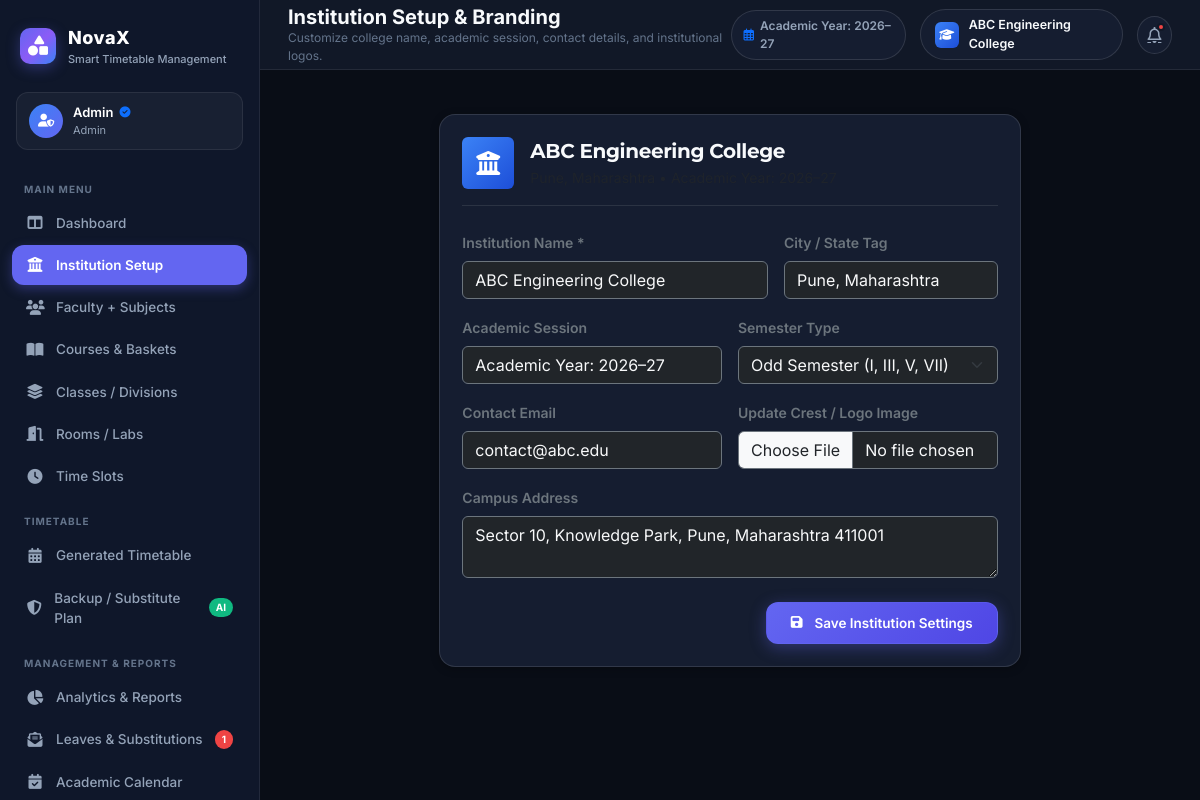
The app's page /admin/settings (signed in) with its own data.
### models.py (models this page shows, shortened)
class BaseModel(db.Model):
    __abstract__ = True

class User(UserMixin, BaseModel):
    __tablename__ = 'users'
    id = db.Column(db.Integer, primary_key=True)
    username = db.Column(db.String(80), unique=True, nullable=False)
    email = db.Column(db.String(120), unique=True, nullable=False)
    password_hash = db.Column(db.String(255), nullable=False)
    role = db.Column(db.String(20), nullable=False, default='student')  # 'admin', 'teacher', 'student'
    avatar_url = db.Column(db.String(255), nullable=True)
    created_at = db.Column(db.DateTime, default=datetime.utcnow)
    faculty_profile = db.relationship('Faculty', backref='user', uselist=False, cascade='all, delete-orphan')
    calendar_notes = db.relationship('AcademicCalendarNote', backref='author', lazy='dynamic')

class InstitutionSettings(BaseModel):
    __tablename__ = 'institution_settings'
    id = db.Column(db.Integer, primary_key=True)
    name = db.Column(db.String(150), default='ABC Engineering College')
    subtitle = db.Column(db.String(150), default='Pune, Maharashtra')
    logo_path = db.Column(db.String(255), default='logo.png')
    address = db.Column(db.String(255), default='Sector 10, Knowledge Park, Pune, Maharashtra 411001')
    contact_email = db.Column(db.String(120), default='contact@abc.edu')
    academic_year = db.Column(db.String(40), default='Academic Year: 2026–27')
    semester_type = db.Column(db.String(40), default='Odd Semester')
    quality_score = db.Column(db.Integer, default=92)
    constraints_satisfaction = db.Column(db.Integer, default=96)
    last_generated_at = db.Column(db.DateTime, default=datetime.utcnow)
    updated_at = db.Column(db.DateTime, default=datetime.utcnow, onupdate=datetime.utcnow)
    @classmethod
    def get_settings(cls):
        settings = cls.query.first()
        return settings

### routes/admin.py (the view, shortened to what this page needs)
@admin_bp.route('/settings', methods=['GET', 'POST'])
def settings():
    settings_obj = InstitutionSettings.get_settings()
    return render_template('admin/settings.html', settings=settings_obj)

### routes/admin.py (called while the page is built)
@admin_bp.before_request
@login_required
@role_required('admin')
def admin_before_request():
    pass

### routes/auth.py (called while the page is built, shortened)
def role_required(*roles):
    def decorator(f):
        @wraps(f)
        def decorated_function(*args, **kwargs):
            if not current_user.is_authenticated:
                return redirect(url_for('auth.login', next=request.url))
            return f(*args, **kwargs)
        return decorated_function
    return decorator

### templates/admin/settings.html (shortened to what this page needs)
{% extends "base.html" %}
{% block page_title %}Institution Setup & Branding{% endblock %}
{% block page_subtitle %}Customize college name, academic session, contact details, and institutional logos.{% endblock %}
{% block content %}
<div class="fade-in">
    <div class="row justify-content-center">
        <div class="col-lg-8">
            <div class="section-box">
                <form method="POST" action="{{ url_for('admin.settings') }}" enctype="multipart/form-data">
                    <div class="d-flex align-items-center gap-3 mb-4 pb-3 border-bottom border-secondary border-opacity-25">
                        <div class="college-crest-icon" style="width: 52px; height: 52px; font-size: 24px;">
                            <i class="fa-solid fa-building-columns"></i>
                        </div>
                        <div>
                            <h5 class="fw-bold text-main mb-1">{{ settings.name }}</h5>
                            <p class="text-muted small mb-0">{{ settings.subtitle }} • {{ settings.academic_year }}</p>
                        </div>
                    </div>
                    <div class="row g-3 mb-3">
                        <div class="col-md-7">
                            <label class="form-label small fw-semibold text-secondary">Institution Name *</label>
                            <input type="text" name="name" class="form-control bg-dark border-secondary text-light" value="{{ settings.name }}" required>
                        </div>
                        <div class="col-md-5">
                            <label class="form-label small fw-semibold text-secondary">City / State Tag</label>
                            <input type="text" name="subtitle" class="form-control bg-dark border-secondary text-light" value="{{ settings.subtitle }}">
                        </div>
                    </div>
                    <div class="row g-3 mb-3">
                        <div class="col-md-6">
                            <label class="form-label small fw-semibold text-secondary">Academic Session</label>
                            <input type="text" name="academic_year" class="form-control bg-dark border-secondary text-light" value="{{ settings.academic_year }}">
                        </div>
                        <div class="col-md-6">
                            <label class="form-label small fw-semibold text-secondary">Semester Type</label>
                            <select name="semester_type" class="form-select bg-dark border-secondary text-light">
                                <option value="Odd Semester" {% if settings.semester_type == 'Odd Semester' %}selected{% endif %}>Odd Semester (I, III, V, VII)</option>
                            </select>
                        </div>
                    </div>
                    <div class="row g-3 mb-3">
                        <div class="col-md-6">
                            <label class="form-label small fw-semibold text-secondary">Contact Email</label>
                            <input type="email" name="contact_email" class="form-control bg-dark border-secondary text-light" value="{{ settings.contact_email }}">
                        </div>
                        <div class="col-md-6">
                            <label class="form-label small fw-semibold text-secondary">Update Crest / Logo Image</label>
                            <input type="file" name="logo" class="form-control bg-dark border-secondary text-light">
                        </div>
                    </div>
                    <div class="mb-4">
                        <label class="form-label small fw-semibold text-secondary">Campus Address</label>
                        <textarea name="address" rows="2" class="form-control bg-dark border-secondary text-light">{{ settings.address }}</textarea>
                    </div>
                    <div class="d-flex justify-content-end gap-2">
                        <button type="submit" class="btn btn-primary-glow px-4">
                            <i class="fa-solid fa-floppy-disk me-1"></i> Save Institution Settings
                        </button>
                    </div>
                </form>
            </div>
        </div>
    </div>
</div>
{% endblock %}

### templates/base.html (shortened to what this page needs)
<!DOCTYPE html>
<html lang="en" data-theme="dark">
<head>
    <link href="https://cdn.jsdelivr.net/npm/bootstrap@5.3.2/dist/css/bootstrap.min.css" rel="stylesheet">
    <link href="https://cdnjs.cloudflare.com/ajax/libs/font-awesome/6.4.2/css/all.min.css" rel="stylesheet">
    <link href="https://cdn.jsdelivr.net/npm/fullcalendar@6.1.8/index.global.min.css" rel="stylesheet">
    <link href="https://unpkg.com/aos@2.3.1/dist/aos.css" rel="stylesheet">
    <link rel="stylesheet" href="{{ url_for('static', filename='css/style.css') }}">
    <link rel="stylesheet" href="{{ url_for('static', filename='css/animations.css') }}">
</head>
<body>
    <div class="app-wrapper">
        {% if current_user.is_authenticated and request.endpoint != 'auth.login' %}
        <aside class="app-sidebar">
            <div class="sidebar-header">
                <div class="sidebar-logo">
                    <i class="fa-solid fa-shapes"></i>
                </div>
                <div>
                    <div class="sidebar-title">NovaX</div>
                    <div class="sidebar-subtitle">Smart Timetable Management</div>
                </div>
            </div>
            <div class="sidebar-user-chip">
                <div class="user-avatar-badge">
                    {% if current_user.role == 'admin' %}
                        <i class="fa-solid fa-user-shield"></i>
                    {% elif current_user.role == 'teacher' %}
                        <i class="fa-solid fa-chalkboard-user"></i>
                    {% else %}
                        <i class="fa-solid fa-graduation-cap"></i>
                    {% endif %}
                </div>
                <div class="user-info">
                    <div class="user-info-name">
                        {{ current_user.username }}
                        {% if current_user.role == 'admin' %}
                            <i class="fa-solid fa-circle-check text-primary" style="font-size: 11px;"></i>
                        {% endif %}
                    </div>
                    <div class="user-info-role">{{ current_user.role.capitalize() }}</div>
                </div>
            </div>
            <nav class="sidebar-nav">
                {% if current_user.role == 'admin' %}
                    <div class="nav-section-title">Main Menu</div>
                    <a href="{{ url_for('admin.dashboard') }}" class="nav-link-item {% if request.endpoint == 'admin.dashboard' %}active{% endif %}">
                        <i class="fa-solid fa-table-columns"></i>
                        <span>Dashboard</span>
                    </a>
                    <a href="{{ url_for('admin.settings') }}" class="nav-link-item {% if request.endpoint == 'admin.settings' %}active{% endif %}">
                        <i class="fa-solid fa-building-columns"></i>
                        <span>Institution Setup</span>
                    </a>
                    <a href="{{ url_for('admin.faculty') }}" class="nav-link-item {% if request.endpoint == 'admin.faculty' %}active{% endif %}">
                        <i class="fa-solid fa-users"></i>
                        <span>Faculty + Subjects</span>
                    </a>
                    <a href="{{ url_for('admin.courses') }}" class="nav-link-item {% if request.endpoint == 'admin.courses' %}active{% endif %}">
                        <i class="fa-solid fa-book-open"></i>
                        <span>Courses & Baskets</span>
                    </a>
                    <a href="{{ url_for('admin.sections') }}" class="nav-link-item {% if request.endpoint == 'admin.sections' %}active{% endif %}">
                        <i class="fa-solid fa-layer-group"></i>
                        <span>Classes / Divisions</span>
                    </a>
                    <a href="{{ url_for('admin.rooms') }}" class="nav-link-item {% if request.endpoint == 'admin.rooms' %}active{% endif %}">
                        <i class="fa-solid fa-door-open"></i>
                        <span>Rooms / Labs</span>
                    </a>
                    <a href="{{ url_for('admin.time_slots') }}" class="nav-link-item {% if request.endpoint == 'admin.time_slots' %}active{% endif %}">
                        <i class="fa-solid fa-clock"></i>
                        <span>Time Slots</span>
                    </a>
                    <div class="nav-section-title">Timetable</div>
                    <a href="{{ url_for('admin.timetable') }}" class="nav-link-item {% if request.endpoint == 'admin.timetable' %}active{% endif %}">
                        <i class="fa-solid fa-calendar-days"></i>
                        <span>Generated Timetable</span>
                    </a>
                    <a href="{{ url_for('admin.backup_plan') }}" class="nav-link-item {% if request.endpoint == 'admin.backup_plan' %}active{% endif %}">
                        <i class="fa-solid fa-shield-halved"></i>
                        <span>Backup / Substitute Plan</span>
                        <span class="nav-badge badge-green">AI</span>
                    </a>
                    <div class="nav-section-title">Management & Reports</div>
                    <a href="{{ url_for('admin.analytics') }}" class="nav-link-item {% if request.endpoint == 'admin.analytics' %}active{% endif %}">
                        <i class="fa-solid fa-chart-pie"></i>
                        <span>Analytics & Reports</span>
                    </a>
                    <a href="{{ url_for('admin.leaves') }}" class="nav-link-item {% if request.endpoint == 'admin.leaves' %}active{% endif %}">
                        <i class="fa-solid fa-envelope-open-text"></i>
                        <span>Leaves & Substitutions</span>
                        {% if pending_leaves_count > 0 %}
                            <span class="nav-badge badge-danger">{{ pending_leaves_count }}</span>
                        {% endif %}
                    </a>
                    <a href="{{ url_for('admin.academic_calendar') }}" class="nav-link-item {% if request.endpoint == 'admin.academic_calendar' %}active{% endif %}">
                        <i class="fa-solid fa-calendar-check"></i>
                        <span>Academic Calendar</span>
                    </a>
                {% endif %}
            </nav>
        </aside>
        {% endif %}
        <main class="app-main {% if not current_user.is_authenticated or request.endpoint == 'auth.login' %}app-main-unauth{% endif %}">
            {% if current_user.is_authenticated and request.endpoint != 'auth.login' %}
            <header class="app-topbar">
                <div class="topbar-left">
                    <div>
                        <div class="page-title">{% block page_title %}Dashboard{% endblock %}</div>
                        <div class="page-subtitle">{% block page_subtitle %}Academic Year: {{ institution.academic_year if institution else '2026-27' }}{% endblock %}</div>
                    </div>
                </div>
                <div class="topbar-right">
                    <div class="academic-year-pill d-none d-md-flex">
                        <i class="fa-regular fa-calendar-days text-primary"></i>
                        <span>{{ institution.academic_year if institution else 'Academic Year: 2026-27' }}</span>
                    </div>
                    <div class="institution-badge d-none d-lg-flex">
                        <div class="college-crest-icon">
                            <i class="fa-solid fa-graduation-cap"></i>
                        </div>
                        <div>
                            <div>{{ institution.name if institution else 'ABC Engineering College' }}</div>
                        </div>
                    </div>
                    <a href="{{ url_for('admin.leaves') if current_user.role == 'admin' else '#' }}" class="icon-btn" title="Notifications">
                        <i class="fa-regular fa-bell"></i>
                        {% if pending_leaves_count > 0 %}
                            <span class="badge-dot"></span>
                        {% endif %}
                    </a>
                </div>
            </header>
            {% endif %}
            <div class="container-fluid px-4 pt-3">
            </div>
            <div class="app-content">
                {% block content %}{% endblock %}
            </div>
        </main>
    </div>
</body>
</html>

### static/css/animations.css (style rules this page uses)
.fade-in { animation: fadeIn 0.5s cubic-bezier(0.4, 0, 0.2, 1) forwards; }

### records on screen
User: username "Admin", role "Admin"
InstitutionSettings: academic_year "Academic Year: 2026–27", name "ABC Engineering College", subtitle "Pune, Maharashtra", semester_type "Odd Semester (I, III, V, VII)", contact_email "contact@abc.edu", address "Sector 10, Knowledge Park, Pune, Maharashtra 411001"

### other values on screen
{{ pending_leaves_count }} "1"
